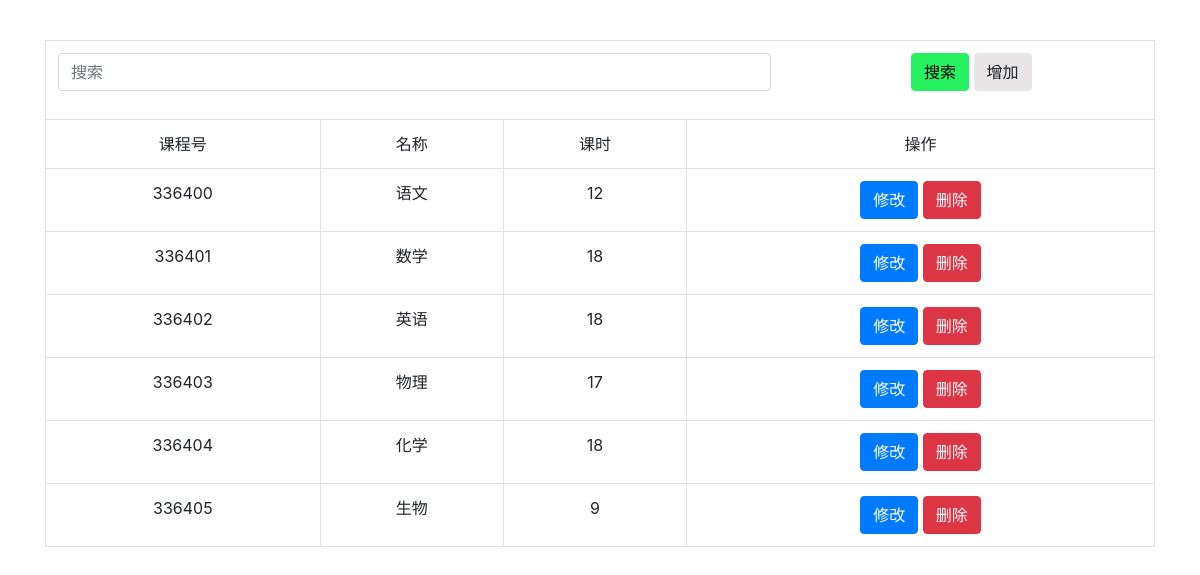
/iframe/kc.php (signed in), run on the app's committed database.
### tables this page shows
CREATE TABLE IF NOT EXISTS `kc_info` (
  `kc_id` int(10) NOT NULL COMMENT '课程号',
  `kc_name` varchar(30) NOT NULL COMMENT '名称',
  `kc_time` int(3) NOT NULL COMMENT '课时',
  PRIMARY KEY (`kc_id`),
  UNIQUE KEY `kc_id` (`kc_id`)
);

### iframe/kc.php (the view, shortened to what this page needs)
<!doctype html>
<html>
<head>
	<link rel="stylesheet" href="css/bootstrap.css"/>
</head>
<body>
	<div class="container" style="padding-top: 40px;">
			<table class="table table-bordered text-center">
				<tr>
					<td colspan="4">
						<div class="form-group">
							<div class="row">
								<div class="col-md-8">
									<input  type="text" class="form-control secbox" placeholder="搜索" />
								</div>
								<div class="col-md-4">
									<button class="btn btn-danger sec" style="background-color: #26F160; border: 1px #26F160 solid; color: #000;">搜索</button>
									<button class="btn btn-default add" data-toggle="modal" data-target="#addModal" style="background-color: #E8E6E6">增加</button>
								</div>
							</div>
						</div>
					</td>
				</tr>
				<tr>
					<td>课程号</td>
					<td>名称</td>
					<td>课时</td>
					<td>操作</td>
				</tr>
				<?php
					$s_sql ="SELECT * FROM `kc_info`  \n"."ORDER BY `kc_info`.`kc_id` ASC";
					global $con;
					$res = mysqli_query($con,$s_sql);
					$count = mysqli_num_rows($res);
					if($count!=0){
						while ($userinfo = mysqli_fetch_array($res)) {
                    		echo "<tr>";
							echo "<td>$userinfo[0]</td><td>$userinfo[1]</td><td>$userinfo[2]</td>";
							echo "<td><button class=\"btn btn-primary btn-xs update\" data-toggle = \"modal\" data-target = \"#updateModal\">修改</button> <button class=\"btn btn-danger btn-xs del\">删除</button></td>";
                    		echo "</tr>";
						}
					};
				?>
			</table>
		</div>
</body>
</html>

### data on the page
kc_info: kc_id "336400", kc_name "语文", kc_time "12"
kc_info: kc_id "336401", kc_name "数学", kc_time "18"
kc_info: kc_id "336402", kc_name "英语", kc_time "18"
kc_info: kc_id "336403", kc_name "物理", kc_time "17"
kc_info: kc_id "336404", kc_name "化学", kc_time "18"
kc_info: kc_id "336405", kc_name "生物", kc_time "9"
